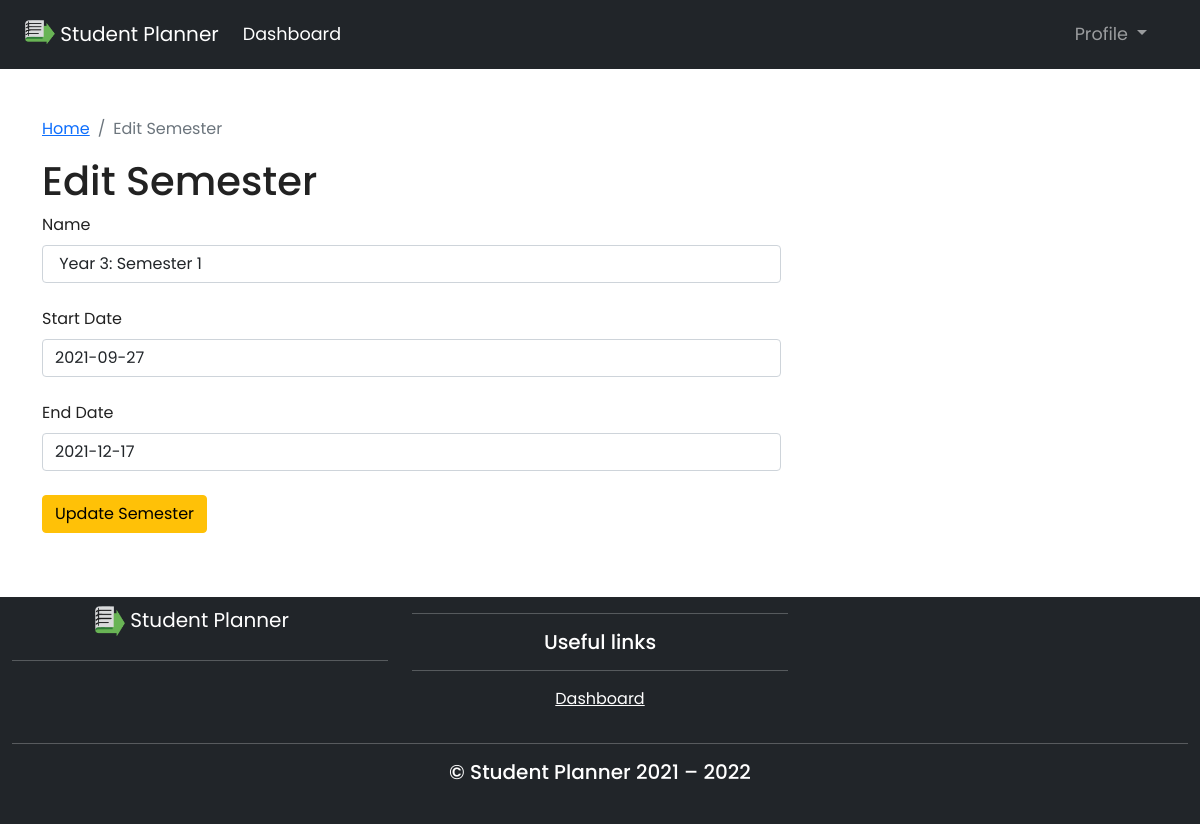
Screenshot of /admin/edit_semester.php?editSemester=1 (signed in) with the database file from the repository.
### tables this page shows
CREATE TABLE `Semester` (
  `semester_id` int(11) NOT NULL,
  `name` varchar(100) NOT NULL,
  `start_date` date NOT NULL,
  `end_date` date NOT NULL
);

### includes/class-autoload.php (called while the page is built, shortened)
<?php
function autoload($className) {
    $extension = '.class.php';
    $fileName = CLASS_PATH . $className . $extension;
}

### classes/database.class.php (called while the page is built, shortened)
<?php
final class Database {
    private static $instance = null;
    public static function getInstance() {
        return self::$instance === null ? self::$instance = new Database : self::$instance;
    }
    private function getConnection() {
        try {
            $config = [
                'host' => 'localhost',
                'username' => 'root',
                'password' => '',
                'databaseName' => 'AC_StudentOrganiser',
                'charset' => 'charset=utf8'
            ];
            $dsn = 'mysql:host=' . $config['host'] . ';dbname=' . $config['databaseName'] . ';' . $config['charset'];
            $this->con = new PDO($dsn, $config['username'], $config['password']);
            $this->con->setAttribute(PDO::ATTR_DEFAULT_FETCH_MODE, PDO::FETCH_ASSOC);
            return $this->con;
        } catch (PDOException $e) {
            echo $this->showErrorMessage('There was an error connecting to the database <br> ' . $e->getMessage());
        }
    }
    public function editSemester($id) {
        $sql = "SELECT * FROM Semester WHERE semester_id = :semester_id";
        $stmt = $this->getConnection()->prepare($sql);
        $stmt->bindParam(':semester_id', $id);
        $stmt->execute();
        return $stmt->fetchAll();
    }
}

### admin/edit_semester.inc.php (called while the page is built, shortened)
<?php
$db = Database::getInstance();
if (isset($_GET['editSemester'])) {
    foreach ($db->editSemester($_GET['editSemester']) as $row) {
        $semesterData = [
            'semester_id' => $row['semester_id'],
            'semester_name' => $row['name'],
            'start_date' => $row['start_date'],
            'end_date' => $row['end_date']
        ];
    }
} else {
    Helper::goTo('admin_dashboard.php');
}

### admin/edit_semester.php (the view, shortened to what this page needs)
<?php
require_once '../templates/header.php';
require_once 'edit_semester.inc.php';
?>
<div class="container py-5">
    <?= Helper::breadcrumb('Edit Semester', 'admin_dashboard.php') ?>
    <h1 class="text-capitalize">Edit Semester</h1>
    <form class="row g-3 needs-validation" action="" method="post" autocomplete="off" novalidate>
        <div class="col-md-8">
            <label for="semester_name" class="form-label">Name</label>
            <input type="text" class="form-control" id="type" name="semester_name" placeholder="Enter semester description" value="<?= $_POST['semester_name'] ?? $semesterData['semester_name'] ?>" autofocus required>
            <div class="col-md-12 pt-2">
            </div>
        </div>
        <div class="col-md-8">
            <label for="start_date" class="form-label">Start Date</label>
            <input type="datetime" class="form-control" id="start" name="start_date" placeholder="Start date" value="<?=$_POST['start_date']?? $semesterData['start_date']?>">
            <div class="col-md-12 pt-2">
            </div>
        </div>
        <div class="col-md-8">
            <label for="end_date" class="form-label">End Date</label>
            <input type="datetime" class="form-control" id="end" name="end_date" placeholder="End date" value="<?=$_POST['end_date']?? $semesterData['end_date']?>">
            <div class="col-md-12 pt-2">
            </div>
        </div>
        <div class="col-12">
            <button type="submit" id="editActivity" name="editActivity" class="btn btn-warning">Update Semester</button>
        </div>
    </form>
</div>
<?php require_once '../templates/footer.php'; ?>

### css/style.css (style rules this page uses)
:root { --danger: #dc3545; --warning: #ffc107; --success: #198754; --black :#000; --custom_radio: #e94174; }
html, body { height: 100%; width: 100%; font-family: 'Poppins', sans-serif; color: #222; }
body { min-height: 100vh !important; }

### rows the page displays
semester: semester_name "Year 3: Semester 1", start_date "2021-09-27", end_date "2021-12-17"

### other values shown
LOGO_TEXT "Student Planner"
$page "Edit Semester"
